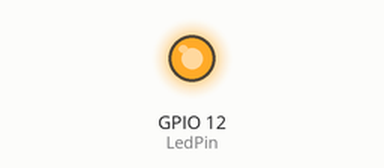
Recording of a sketch running on a simulated ESP32. On the bench: output pins drawn as LEDs (lit = HIGH).

Above: at 2.15 s.
At 51.67 s:
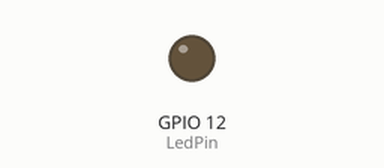
Timing chart, 0 to 52.4 s (numbered marks = the images above):
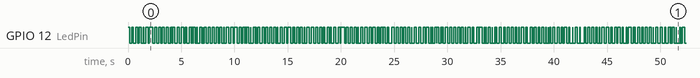

The sketch:

Blinking_LED.ino
```cpp
#if CONFIG_FREERTOS_UNICORE
static const BaseType_t app_cpu = 0;
#else
static const BaseType_t app_cpu = 1;
#endif

static const int LedPin = 12;

void LedToggle1(void * par)
{
  while(1)
  {
  digitalWrite(LedPin, HIGH);
  vTaskDelay(500 / portTICK_PERIOD_MS);
  digitalWrite(LedPin, LOW);
  vTaskDelay(500 / portTICK_PERIOD_MS);
  }
}

void LedToggle2(void * par)
{
  while(1)
  {
  digitalWrite(LedPin, HIGH);
  vTaskDelay(210 / portTICK_PERIOD_MS);
  digitalWrite(LedPin, LOW);
  vTaskDelay(210 / portTICK_PERIOD_MS);
  }
}

void LedToggle3(void * par)
{
  while(1)
  {
  digitalWrite(LedPin, HIGH);
  vTaskDelay(180 / portTICK_PERIOD_MS);
  digitalWrite(LedPin, LOW);
  vTaskDelay(180 / portTICK_PERIOD_MS);
  }
}

void setup() {
  // put your setup code here, to run once:
  pinMode(LedPin, OUTPUT);

  xTaskCreatePinnedToCore(LedToggle1, "Toggle Led 1", 1024, NULL, 1, NULL, app_cpu);
  xTaskCreatePinnedToCore(LedToggle2, "Toggle Led 2", 1024, NULL, 2, NULL, app_cpu);
  xTaskCreatePinnedToCore(LedToggle3, "Toggle Led 3", 1024, NULL, 3, NULL, app_cpu);
}

void loop() {
  // put your main code here, to run repeatedly:

}
```

Measured:
- by itself, GPIO 12 (LedPin): moves between LOW and HIGH, repeating every 40.3 s
- by itself, everything shown: repeats every 41.1 s, in 208 steps
